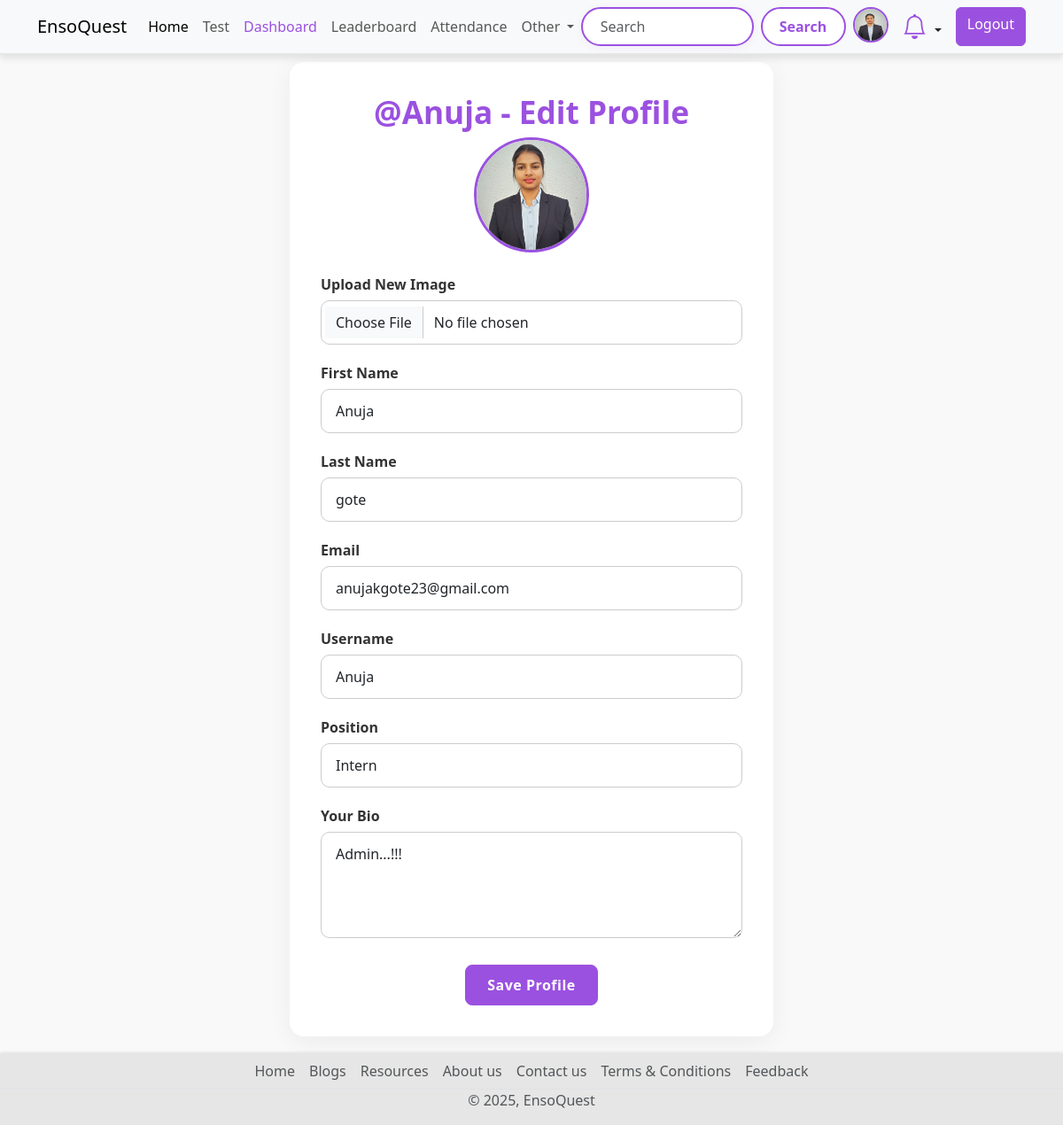
Screenshot of /user/settings (signed in) with the database file from the repository.
### account/models.py (models this page shows, shortened)
class Profile(models.Model):
    user = models.OneToOneField(User,on_delete=models.CASCADE, null=True,verbose_name='User Object')
    position = models.CharField(max_length=100,blank=True,null=True)
    bio = models.TextField(blank=True,null=True)
    profile_img = models.ImageField(upload_to='profile_image', default='user.png',blank=True,null=True,verbose_name= 'Profile Pic')

### account/views.py (the view, shortened to what this page needs)
# urls.py: path('settings', views.editProfile, name='edit_profile'),
@login_required
def editProfile(request):
    user_object = request.user
    user_profile = request.user.profile
    context ={"user_profile":user_profile}
    return render(request, "profile-edit.html",context)

### base/context_processors.py (called while the page is built)
def notification_count(request):
    if request.user.is_authenticated:
        unread_count = Notification.objects.filter(user=request.user, is_read=False).count()
        return {'unread_notification_count': unread_count}
    return {}

### Templates/profile-edit.html (shortened to what this page needs)
{% extends 'index.html' %}
{% block content %}
{% load static %}
<link rel="stylesheet" href="{% static 'css/profile_edit.css' %}">
<div class="container">
  <div class="row justify-content-center">
    <div class="col-lg-6 col-md-8 col-sm-12">
      <div class="glass-card">
      <h2 class="text-center display-5">@{{ request.user.username }} - Edit Profile</h2>
        <form action="" method="POST" enctype="multipart/form-data">
          <div class="text-center mb-4">
            <img src="{{ user_profile.profile_img.url }}" alt="Profile Picture" class="profile-img" width="130" height="130">
          </div>
          <label for="profile_img">Upload New Image</label>
          <input type="file" name="profile_img" class="form-control" id="profile_img">
          <label for="firstname">First Name</label>
          <input type="text" name="firstname" value="{{ user_profile.user.first_name }}" class="form-control" id="firstname" required>
          <label for="lastname">Last Name</label>
          <input type="text" name="lastname" value="{{ user_profile.user.last_name }}" class="form-control" id="lastname" required>
          <label for="email">Email</label>
          <input type="email" name="email" value="{{ user_profile.user.email }}" class="form-control" id="email" required>
          <label for="username">Username</label>
          <input type="text" name="username" value="{{ user_profile.user.username }}" class="form-control" id="username" required>
          <label for="position">Position</label>
          <input type="text" name="position" value="{{ user_profile.position }}" class="form-control" id="position" required>
          <label for="bio">Your Bio</label>
          <textarea name="bio" class="form-control" id="bio" style="height: 120px;" required>{{ user_profile.bio }}</textarea>
          <div class=" align-center">
            <button type="submit" class="btn btn-primary">Save Profile</button>
          </div>
        </form>
      </div>
    </div>
  </div>
</div>
{% endblock content %}

### Templates/components/navbar.html (shortened to what this page needs)
<nav class="navbar navbar-expand-lg bg-body-tertiary d-none d-lg-block">
  <div class="container">
    <a class="navbar-brand" href="{% url 'home' %}">EnsoQuest</a>
    <div class="collapse navbar-collapse" id="navbarSupportedContent">
      <ul class="navbar-nav me-auto mb-2 mb-lg-0">
        <li class="nav-item">
          <a class="nav-link active" aria-current="page" href="{% url 'home' %}">Home</a>
        </li>
        <li class="nav-item">
          <a class="nav-link" href="{% url 'all_quiz' %}">Test</a>
        </li>
        {% if request.user.is_superuser %}
          <li class="nav-item">
            <a class="nav-link" href="{% url 'dashboard' %}" style="color: #9b51e0 !important;">Dashboard</a>
          </li>
        {% endif %}
        <li class="nav-item">
          <a class="nav-link" href="{% url 'leaderboard' %}">Leaderboard</a>
        </li>
        {% if request.user.is_authenticated %}
          {% if request.user.is_superuser %}
            <li class="nav-item">
              <a class="nav-link" href="{% url 'attendance:session_list' %}">Attendance</a>
            </li>
          {% else %}
            <li class="nav-item">
              <a class="nav-link" href="{% url 'attendance:student_attendance_report' %}">Attendance</a>
            </li>
          {% endif %}
        {% endif %}
        <li class="nav-item dropdown">
          <a class="nav-link dropdown-toggle" href="#" role="button" data-bs-toggle="dropdown" aria-expanded="false">
            Other
          </a>
        </li>
      </ul>
      <form class="d-flex" role="search" action="{% url 'search_users' %}">
        <input class="form-control me-2" type="search" name="q" placeholder="Search" aria-label="Search">
        <button class="btn btn-search" type="submit">Search</button>
        {% if request.user.is_authenticated %}
          <a href="{% url 'profile' request.user.username %}" data-bs-toggle="tooltip" data-bs-placement="bottom" data-bs-title="{{ request.user.username }}" class="mx-2">
            <img src="{{ request.user.profile.profile_img.url }}" class="rounded-circle profile-img-purple" width="40" height="40" alt="profile_img">
          </a>
          <li class="nav-item dropdown list-unstyled mx-2">
            <a class="nav-link dropdown-toggle position-relative" href="#" id="notificationDropdown" data-bs-toggle="dropdown" role="button" aria-expanded="false">
              <i class="bi bi-bell fs-3 bell-purple"></i>
            </a>
          </li>
          <a href="{% url 'logout' %}" class="btn btn-log ms-2">Logout</a>
        {% else %}
          <a href="{% url 'login' %}" class="btn btn-log ms-2">Login</a>
        {% endif %}
      </form>
    </div>
  </div>
</nav>

### static/css/style.css (style rules this page uses)
body { background-color: #f9f9f9; font-family: 'Segoe UI', Tahoma, Geneva, Verdana, sans-serif; padding-top: 60px; padding-bottom: 50px; margin: 0; }
nav.navbar { position: fixed; top: 0; left: 0; right: 0; width: 100%; background-color: rgba(249, 249, 249, 0.8); box-shadow: 0 4px 8px rgba(0, 0, 0, 0.1); border-bottom: 2px solid #e6e6e6; z-index: 9999; }
.form-control[type="search"] { border: 2px solid #9b51e0; border-radius: 999px; padding: 0.5rem 1.2rem; transition: all 0.3s ease; box-shadow: 0 2px 8px rgba(155, 81, 224, 0.08); }
.navbar .btn-search { background-color: #fff; color: #9b51e0; border: 2px solid #9b51e0; border-radius: 999px; padding: 0.4rem 1.2rem; font-weight: 600; transition: all 0.3s ease; }
.navbar .btn-log, .form-inline .btn-log { background-color: #9b51e0; background: #9b51e0; border-color: #9b51e0; color: white; font-weight: 500; }
.bell-purple { color: #9b51e0 !important; }
.profile-img-purple { border: 2px solid #9b51e0; border-radius: 50%; }

### static/css/profile_edit.css (style rules this page uses)
body { background-color: #f9f9f9; font-family: 'Segoe UI', Tahoma, Geneva, Verdana, sans-serif; }
.glass-card { background-color: #ffffff; padding: 35px; border-radius: 16px; box-shadow: 0 6px 28px rgba(0, 0, 0, 0.06); transition: box-shadow 0.3s ease, transform 0.2s ease; margin-top: 10px; }
h2.text-center.display-5 { font-weight: 600; font-size: 2.2rem; color: #9b51e0; }
.glass-card label { font-weight: 600; color: #333; margin-bottom: 6px; }
.glass-card .form-control { border: 1px solid #ccc; border-radius: 10px; padding: 12px 16px; font-size: 1rem; margin-bottom: 20px; transition: border-color 0.3s ease, box-shadow 0.3s ease; }
.profile-img { object-fit: cover; border-radius: 50%; border: 3px solid #9b51e0; transition: transform 0.3s ease; }
.btn-primary { background-color: #9b51e0; border-color: #9b51e0; border-radius: 8px; padding: 10px; font-weight: 600; letter-spacing: 0.5px; transition: background-color 0.3s ease, transform 0.2s ease; width: 150px; }
.align-center { text-align: center; margin-top: 30px; }

### rows the page displays
Profile: profile_img (picture), firstname "Anuja", lastname "gote", email "anujakgote23@gmail.com", username "Anuja", position "Intern", bio "Admin...!!!"

### other values shown
{{ request.user.username }} "Anuja"
